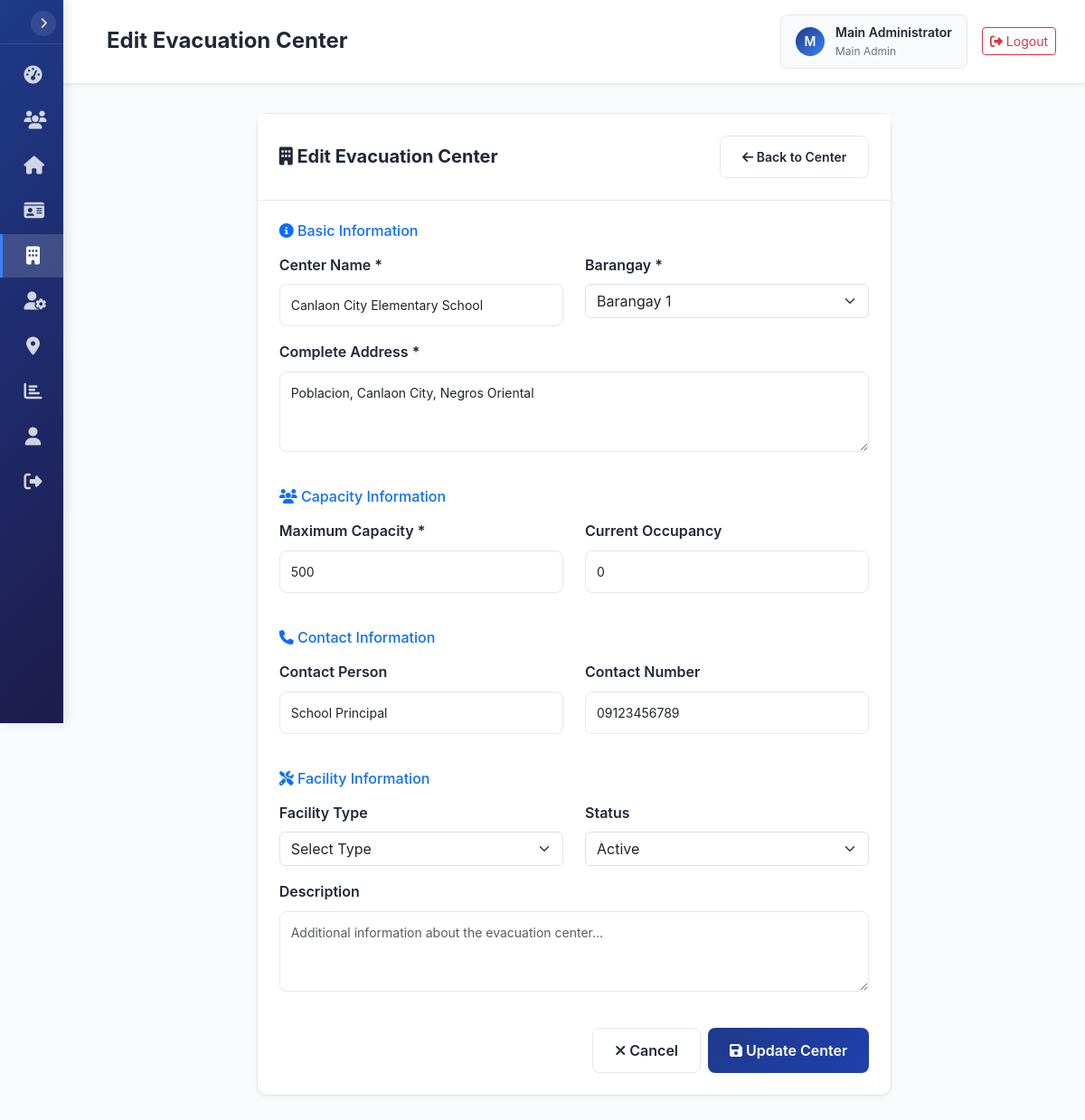
The page /evacuation-centers.php?action=edit&id=1 (signed in) on the database its author committed.
### tables this page shows
CREATE TABLE IF NOT EXISTS `users` (
    `id` INT(11) NOT NULL AUTO_INCREMENT,
    `username` VARCHAR(50) NOT NULL UNIQUE,
    `password` VARCHAR(255) NOT NULL,
    `full_name` VARCHAR(100) NOT NULL,
    `email` VARCHAR(100) UNIQUE,
    `role` ENUM('main_admin', 'admin', 'staff') NOT NULL DEFAULT 'staff',
    `barangay_id` INT(11) NULL,
    `is_active` TINYINT(1) NOT NULL DEFAULT 1,
    `last_login` DATETIME NULL,
    `created_at` TIMESTAMP DEFAULT CURRENT_TIMESTAMP,
    `updated_at` TIMESTAMP DEFAULT CURRENT_TIMESTAMP ON UPDATE CURRENT_TIMESTAMP,
    PRIMARY KEY (`id`),
    INDEX `idx_username` (`username`),
    INDEX `idx_role` (`role`),
    INDEX `idx_barangay_id` (`barangay_id`),
    INDEX `idx_is_active` (`is_active`)
);

CREATE TABLE IF NOT EXISTS `evacuation_centers` (
    `id` INT(11) NOT NULL AUTO_INCREMENT,
    `name` VARCHAR(150) NOT NULL,
    `barangay_id` INT(11) NOT NULL,
    `address` TEXT NOT NULL,
    `capacity` INT(11) NOT NULL DEFAULT 0,
    `current_occupancy` INT(11) NOT NULL DEFAULT 0,
    `contact_person` VARCHAR(100) NULL,
    `contact_number` VARCHAR(20) NULL,
    `is_active` TINYINT(1) NOT NULL DEFAULT 1,
    `created_by` INT(11) NULL,
    `created_at` TIMESTAMP DEFAULT CURRENT_TIMESTAMP,
    `updated_at` TIMESTAMP DEFAULT CURRENT_TIMESTAMP ON UPDATE CURRENT_TIMESTAMP,
    PRIMARY KEY (`id`),
    INDEX `idx_barangay_id` (`barangay_id`),
    INDEX `idx_name` (`name`),
    INDEX `idx_is_active` (`is_active`),
    INDEX `idx_capacity` (`capacity`),
    INDEX `idx_current_occupancy` (`current_occupancy`),
    INDEX `idx_created_by` (`created_by`),
    FOREIGN KEY (`barangay_id`) REFERENCES `barangays`(`id`) ON DELETE RESTRICT ON UPDATE CASCADE,
    FOREIGN KEY (`created_by`) REFERENCES `users`(`id`) ON DELETE SET NULL ON UPDATE CASCADE,
    CONSTRAINT `chk_capacity_positive` CHECK (`capacity` >= 0),
    CONSTRAINT `chk_occupancy_valid` CHECK (`current_occupancy` >= 0 AND `current_occupancy` <= `capacity`)
);

CREATE TABLE IF NOT EXISTS `barangays` (
    `id` INT(11) NOT NULL AUTO_INCREMENT,
    `name` VARCHAR(100) NOT NULL,
    `code` VARCHAR(10) NOT NULL UNIQUE,
    `description` TEXT NULL,
    `is_active` TINYINT(1) NOT NULL DEFAULT 1,
    `created_at` TIMESTAMP DEFAULT CURRENT_TIMESTAMP,
    `updated_at` TIMESTAMP DEFAULT CURRENT_TIMESTAMP ON UPDATE CURRENT_TIMESTAMP,
    PRIMARY KEY (`id`),
    INDEX `idx_code` (`code`),
    INDEX `idx_name` (`name`),
    INDEX `idx_is_active` (`is_active`)
);

### views/evacuation-centers/edit.php (the view, shortened to what the rows shown need)
<div class="row">
    <div class="col-lg-8 mx-auto">
        <div class="card">
            <div class="card-header d-flex justify-content-between align-items-center">
                <h5 class="card-title mb-0">
                    <i class="fas fa-building"></i> Edit Evacuation Center
                </h5>
                <a href="evacuation-centers.php?action=view&id=<?= $center['id'] ?>" class="btn btn-secondary btn-sm">
                    <i class="fas fa-arrow-left"></i> Back to Center
                </a>
            </div>
            <div class="card-body">
                <form method="POST" action="" id="evacuationCenterForm">
                    <div class="row mb-4">
                        <div class="col-12">
                            <h6 class="text-primary mb-3">
                                <i class="fas fa-info-circle"></i> Basic Information
                            </h6>
                        </div>
                        <div class="col-md-6 mb-3">
                            <label for="name" class="form-label">Center Name *</label>
                            <input type="text" class="form-control" id="name" name="name"
                                   value="<?= htmlspecialchars($center['name']) ?>" required>
                        </div>
                        <div class="col-md-6 mb-3">
                            <label for="barangay_id" class="form-label">Barangay *</label>
                            <select class="form-select" id="barangay_id" name="barangay_id" required>
                                <?php foreach ($barangays as $barangay): ?>
                                    <option value="<?= $barangay['id'] ?>" <?= ($center['barangay_id'] == $barangay['id']) ? 'selected' : '' ?>>
                                        <?= htmlspecialchars($barangay['name']) ?>
                                    </option>
                                <?php endforeach; ?>
                            </select>
                        </div>
                        <div class="col-md-12 mb-3">
                            <label for="address" class="form-label">Complete Address *</label>
                            <textarea class="form-control" id="address" name="address" rows="3"
                                      placeholder="Enter complete address including street, barangay, city/municipality" required><?= htmlspecialchars($center['address']) ?></textarea>
                        </div>
                    </div>
                    <div class="row mb-4">
                        <div class="col-12">
                            <h6 class="text-primary mb-3">
                                <i class="fas fa-users"></i> Capacity Information
                            </h6>
                        </div>
                        <div class="col-md-6 mb-3">
                            <label for="capacity" class="form-label">Maximum Capacity *</label>
                            <input type="number" class="form-control" id="capacity" name="capacity"
                                   value="<?= htmlspecialchars($center['capacity']) ?>" min="1" required>
                        </div>
                        <div class="col-md-6 mb-3">
                            <label for="current_occupancy" class="form-label">Current Occupancy</label>
                            <input type="number" class="form-control" id="current_occupancy" name="current_occupancy"
                                   value="<?= htmlspecialchars($center['current_occupancy'] ?? 0) ?>" min="0">
                        </div>
                    </div>
                    <div class="row mb-4">
                        <div class="col-12">
                            <h6 class="text-primary mb-3">
                                <i class="fas fa-phone"></i> Contact Information
                            </h6>
                        </div>
                        <div class="col-md-6 mb-3">
                            <label for="contact_person" class="form-label">Contact Person</label>
                            <input type="text" class="form-control" id="contact_person" name="contact_person"
                                   value="<?= htmlspecialchars($center['contact_person'] ?? '') ?>"
                                   placeholder="Name of contact person">
                        </div>
                        <div class="col-md-6 mb-3">
                            <label for="contact_number" class="form-label">Contact Number</label>
                            <input type="tel" class="form-control" id="contact_number" name="contact_number"
                                   value="<?= htmlspecialchars($center['contact_number'] ?? '') ?>"
                                   placeholder="09XX XXX XXXX">
                        </div>
                    </div>
                    <div class="row mb-4">
                        <div class="col-12">
                            <h6 class="text-primary mb-3">
                                <i class="fas fa-tools"></i> Facility Information
                            </h6>
                        </div>
                        <div class="col-md-6 mb-3">
                            <label for="facility_type" class="form-label">Facility Type</label>
                            <select class="form-select" id="facility_type" name="facility_type">
                                <option value="">Select Type</option>
                            </select>
                        </div>
                        <div class="col-md-6 mb-3">
                            <label for="is_active" class="form-label">Status</label>
                            <select class="form-select" id="is_active" name="is_active">
                                <option value="1" <?= $center['is_active'] ? 'selected' : '' ?>>Active</option>
                            </select>
                        </div>
                        <div class="col-md-12 mb-3">
                            <label for="description" class="form-label">Description</label>
                            <textarea class="form-control" id="description" name="description" rows="3"
                                      placeholder="Additional information about the evacuation center..."><?= htmlspecialchars($center['description'] ?? '') ?></textarea>
                        </div>
                    </div>
                    <div class="row">
                        <div class="col-12">
                            <div class="d-flex justify-content-end gap-2">
                                <a href="evacuation-centers.php?action=view&id=<?= $center['id'] ?>" class="btn btn-secondary">
                                    <i class="fas fa-times"></i> Cancel
                                </a>
                                <button type="submit" class="btn btn-primary">
                                    <i class="fas fa-save"></i> Update Center
                                </button>
                            </div>
                        </div>
                    </div>
                </form>
            </div>
        </div>
    </div>
</div>
<?php
$content = ob_get_clean();
require_once 'views/layouts/main.php';
?>

### views/layouts/main.php (shortened to what the rows shown need)
<!DOCTYPE html>
<html lang="en">
<head>
    <link href="https://cdn.jsdelivr.net/npm/bootstrap@5.3.0/dist/css/bootstrap.min.css" rel="stylesheet">
    <link rel="stylesheet" href="https://cdnjs.cloudflare.com/ajax/libs/font-awesome/6.4.0/css/all.min.css">
</head>
<body>
    <nav class="sidebar" id="sidebar">
        <div class="sidebar-header">
            <button class="sidebar-toggle-btn" id="sidebarToggleBtn">
                <i class="fas fa-chevron-right"></i>
            </button>
        </div>
        <div class="sidebar-nav">
            <div class="nav-item">
                <a href="dashboard.php" class="nav-link <?= $currentPage === 'dashboard' ? 'active' : '' ?>">
                    <i class="fas fa-tachometer-alt"></i>
                </a>
            </div>
            <div class="nav-item">
                <a href="residents.php" class="nav-link <?= $currentPage === 'residents' ? 'active' : '' ?>">
                    <i class="fas fa-users"></i>
                </a>
            </div>
            <div class="nav-item">
                <a href="households.php" class="nav-link <?= $currentPage === 'households' ? 'active' : '' ?>">
                    <i class="fas fa-home"></i>
                </a>
            </div>
            <div class="nav-item">
                <a href="id-cards.php" class="nav-link <?= $currentPage === 'id-cards' ? 'active' : '' ?>">
                    <i class="fas fa-id-card"></i>
                </a>
            </div>
            <div class="nav-item">
                <a href="evacuation-centers.php" class="nav-link <?= $currentPage === 'evacuation-centers' ? 'active' : '' ?>">
                    <i class="fas fa-building"></i>
                </a>
            </div>
            <?php if (isMainAdmin()): ?>
            <div class="nav-item">
                <a href="users.php" class="nav-link <?= $currentPage === 'users' ? 'active' : '' ?>">
                    <i class="fas fa-user-cog"></i>
                </a>
            </div>
            <div class="nav-item">
                <a href="barangays.php" class="nav-link <?= $currentPage === 'barangays' ? 'active' : '' ?>">
                    <i class="fas fa-map-marker-alt"></i>
                </a>
            </div>
            <?php endif; ?>
            <div class="nav-item">
                <a href="reports.php" class="nav-link <?= $currentPage === 'reports' ? 'active' : '' ?>">
                    <i class="fas fa-chart-bar"></i>
                </a>
            </div>
            <div class="nav-item">
                <a href="profile.php" class="nav-link <?= $currentPage === 'profile' ? 'active' : '' ?>">
                    <i class="fas fa-user"></i>
                </a>
            </div>
            <div class="nav-item">
                <a href="logout.php" class="nav-link">
                    <i class="fas fa-sign-out-alt"></i>
                </a>
            </div>
        </div>
    </nav>
    <div class="main-content">
        <div class="top-nav">
            <div class="top-nav-left">
                <h1 class="page-title"><?= $pageTitle ?? 'Dashboard' ?></h1>
            </div>
            <div class="top-nav-right">
                <div class="user-info">
                    <div class="user-avatar">
                        <?= strtoupper(substr($user['full_name'], 0, 1)) ?>
                    </div>
                    <div class="user-details">
                        <div class="user-name"><?= $user['full_name'] ?></div>
                        <div class="user-role"><?= str_replace('_', ' ', $user['role']) ?></div>
                    </div>
                </div>
                <a href="logout.php" class="btn btn-outline-danger btn-sm">
                    <i class="fas fa-sign-out-alt"></i> Logout
                </a>
            </div>
        </div>
        <div class="content">
            <?= $content ?? '' ?>
        </div>
    </div>
</body>
</html>

### rows shown on the page
users: full_name "M", full_name "Main Administrator", role "Main Admin"
evacuation_centers: name "Canlaon City Elementary School", barangay_id "Barangay 1", address "Poblacion, Canlaon City, Negros Oriental", capacity "500", current_occupancy "0", contact_person "School Principal", contact_number "09123456789", is_active "Active"

### other values the page prints
$pageTitle "Edit Evacuation Center"
